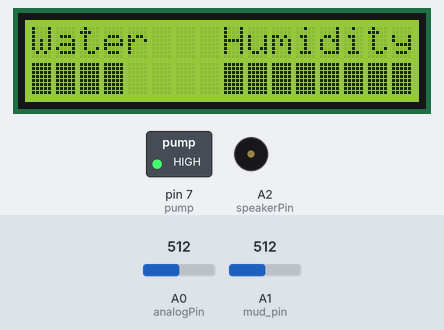
Recording of a sketch running on a simulated Arduino Mega 2560, built with avr-gcc and run on an emulated ATmega2560. Parts: 16×2 character LCD, switched loads named in the sketch (green lamp = pin HIGH), buzzer (waves = sounding). The inputs (shaded band) are chosen by the test bench; at power-on: A0 (analogPin) = 512, A1 (mud_pin) = 512. What the sketch prints to the serial monitor is not drawn.

Above: at 2.6 s.
2.7 s: A0 (analogPin) set to 310
At 4.6 s:
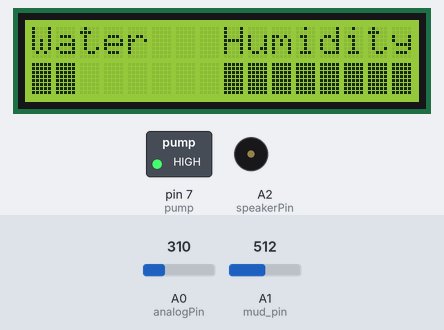
5.7 s: A0 (analogPin) set to 292
At 6.36 s:
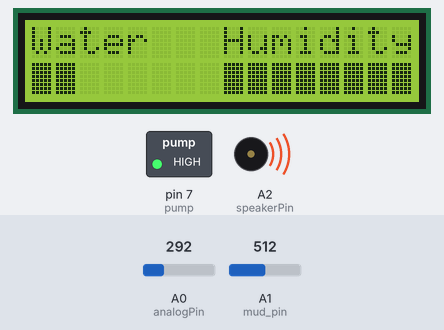
12.1 s: A1 (mud_pin) set to 716
At 15.2 s:
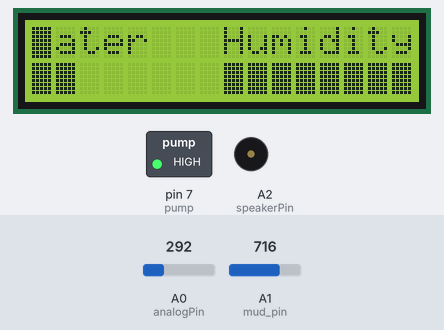
18.5 s: A1 (mud_pin) set to 900
At 21.0 s:
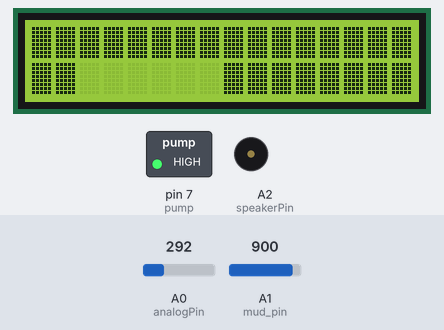
24.4 s: A0 (analogPin) set to 122
At 26.9 s:
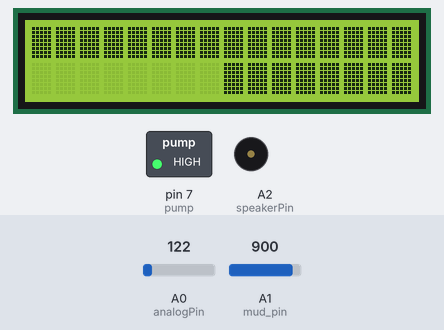
30.8 s: A1 (mud_pin) set to 511
At 34.2 s:
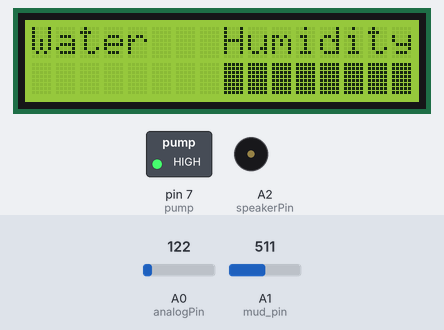
Timing chart, 0 to 38.0 s (numbered marks = the images above; inputs shaded):
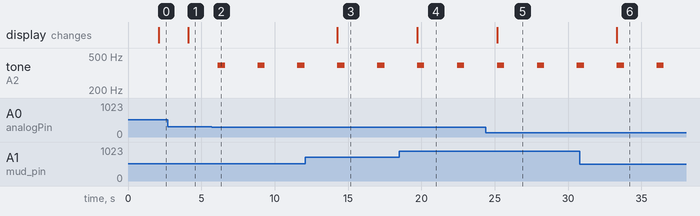

Measured:
- the behaviour switches between 301 and 300 on A0 (analogPin) (found by bisection; images 1 and 2)
- after the input at 2.7 s, the display: changes after 1.4 s (image 1)
- after the input at 5.7 s, tone on A2 (speakerPin): alternates 392 Hz for 0.50 s and silent for 2.2 s, starting after 0.41 s
- after the input at 12.1 s, the display: changes after 2.2 s (image 3)
- after the input at 18.5 s, the display: changes after 1.2 s (image 4)
- after the input at 24.4 s, the display: changes after 0.76 s (image 5)
- after the input at 30.8 s, the display: changes after 2.5 s (image 6)

The sketch:

Project.ino
```cpp
int pump = 7;
int mud_pin = A1;
int analogPin = A0;
int val, sensorVal,vval;
int speakerPin = A2;

#include <LiquidCrystal.h>
LiquidCrystal lcd(24, 25, 26, 27, 28, 29); // LCD 연결

void setup()
{
  Serial.begin (9600);
  pinMode(pump, OUTPUT);
  digitalWrite(pump, HIGH);
  lcd.begin(16, 2); // LCD 초기화
  lcd.clear();
}

void loop()
{
  delay(2000);

  val = analogRead(analogPin);
  sensorVal = analogRead(mud_pin);
  Serial.println(val);
  Serial.println(sensorVal);
  lcd.clear();
  lcd.setCursor(0,0);
  lcd.print("Water   Humidity");
  lcd.setCursor(0,1);
  vval = map(val, 0, 1024, 0, 8);
  for(int i = 0; i < vval; i++){
     lcd.setCursor(i,1);
     lcd.write(B11111111);
  }

  vval = map(sensorVal, 0, 100, 0, 8);
  for(int i = 0; i < vval; i++){
     lcd.setCursor(i+8,1);
     lcd.write(B11111111);
  }

  if (val <= 300){
    tone(speakerPin, 392, 500);
    delay(700);
    return 0;
  }
  else {
    noTone(speakerPin);
  }

  if (sensorVal <= 20) {
    digitalWrite(pump, LOW);
    delay(500);
    digitalWrite(pump, HIGH);
  }
}
```
